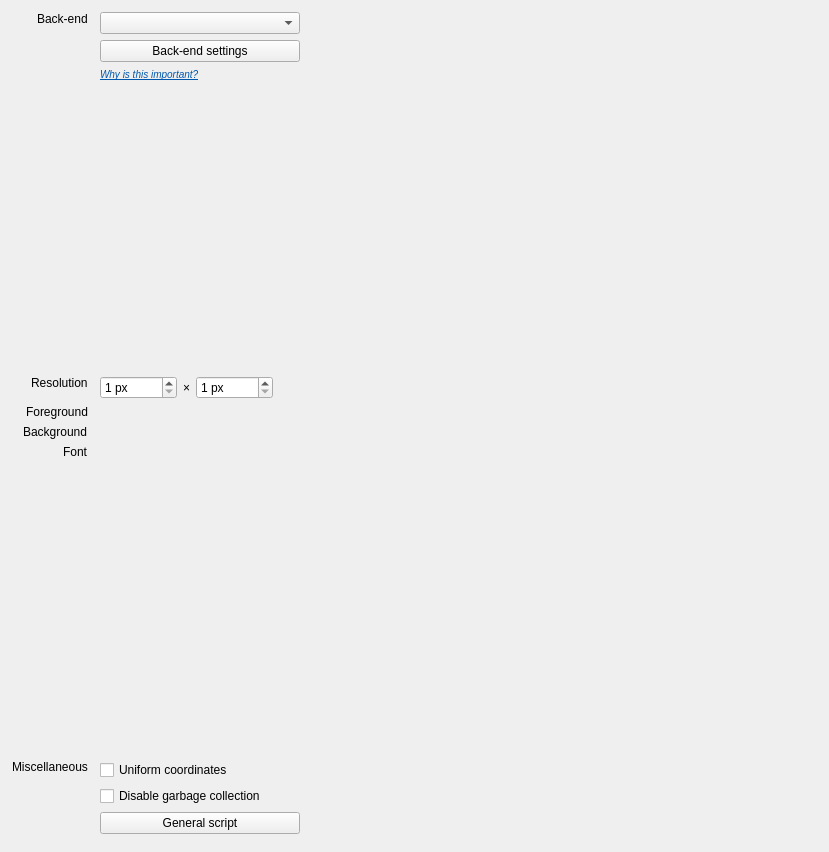
<?xml version="1.0" encoding="UTF-8"?>
<ui version="4.0">
 <class>ui_general_properties</class>
 <widget class="QWidget" name="ui_general_properties">
  <property name="geometry">
   <rect>
    <x>0</x>
    <y>0</y>
    <width>829</width>
    <height>852</height>
   </rect>
  </property>
  <property name="windowTitle">
   <string>Form</string>
  </property>
  <layout class="QVBoxLayout" name="container_layout">
   <property name="spacing">
    <number>18</number>
   </property>
   <property name="leftMargin">
    <number>12</number>
   </property>
   <property name="topMargin">
    <number>12</number>
   </property>
   <property name="rightMargin">
    <number>12</number>
   </property>
   <property name="bottomMargin">
    <number>12</number>
   </property>
   <item>
    <widget class="QWidget" name="widget" native="true">
     <property name="sizePolicy">
      <sizepolicy hsizetype="Fixed" vsizetype="Preferred">
       <horstretch>0</horstretch>
       <verstretch>0</verstretch>
      </sizepolicy>
     </property>
     <property name="minimumSize">
      <size>
       <width>20</width>
       <height>20</height>
      </size>
     </property>
     <layout class="QFormLayout" name="formLayout">
      <property name="fieldGrowthPolicy">
       <enum>QFormLayout::AllNonFixedFieldsGrow</enum>
      </property>
      <property name="labelAlignment">
       <set>Qt::AlignRight|Qt::AlignTrailing|Qt::AlignVCenter</set>
      </property>
      <property name="horizontalSpacing">
       <number>12</number>
      </property>
      <property name="verticalSpacing">
       <number>6</number>
      </property>
      <property name="leftMargin">
       <number>0</number>
      </property>
      <property name="topMargin">
       <number>0</number>
      </property>
      <property name="rightMargin">
       <number>0</number>
      </property>
      <property name="bottomMargin">
       <number>0</number>
      </property>
      <item row="0" column="0">
       <widget class="QLabel" name="label_backend">
        <property name="text">
         <string>Back-end</string>
        </property>
        <property name="alignment">
         <set>Qt::AlignLeading|Qt::AlignLeft|Qt::AlignTop</set>
        </property>
       </widget>
      </item>
      <item row="0" column="1">
       <widget class="QComboBox" name="combobox_backend"/>
      </item>
      <item row="1" column="1">
       <widget class="QPushButton" name="button_backend_settings">
        <property name="sizePolicy">
         <sizepolicy hsizetype="Fixed" vsizetype="Fixed">
          <horstretch>0</horstretch>
          <verstretch>0</verstretch>
         </sizepolicy>
        </property>
        <property name="minimumSize">
         <size>
          <width>200</width>
          <height>0</height>
         </size>
        </property>
        <property name="text">
         <string>Back-end settings</string>
        </property>
        <property name="icon">
         <iconset theme="preferences-system">
          <normaloff>.</normaloff>.</iconset>
        </property>
       </widget>
      </item>
      <item row="2" column="1">
       <widget class="QLabel" name="label_backend_2">
        <property name="text">
         <string>&lt;html&gt;&lt;head/&gt;&lt;body&gt;&lt;p&gt;&lt;a href=&quot;http://osdoc.cogsci.nl/back-ends/about&quot;&gt;&lt;span style=&quot;font-size:small;font-style:italic; text-decoration: underline; color:#0057ae;&quot;&gt;Why is this important?&lt;/span&gt;&lt;/a&gt;&lt;/p&gt;&lt;/body&gt;&lt;/html&gt;</string>
        </property>
        <property name="openExternalLinks">
         <bool>true</bool>
        </property>
       </widget>
      </item>
      <item row="3" column="1">
       <spacer name="verticalSpacer_4">
        <property name="orientation">
         <enum>Qt::Vertical</enum>
        </property>
        <property name="sizeHint" stdset="0">
         <size>
          <width>20</width>
          <height>6</height>
         </size>
        </property>
       </spacer>
      </item>
      <item row="4" column="0">
       <widget class="QLabel" name="label_resolution">
        <property name="text">
         <string>Resolution</string>
        </property>
        <property name="alignment">
         <set>Qt::AlignLeading|Qt::AlignLeft|Qt::AlignTop</set>
        </property>
       </widget>
      </item>
      <item row="4" column="1">
       <widget class="QFrame" name="frame_resolution">
        <property name="sizePolicy">
         <sizepolicy hsizetype="Fixed" vsizetype="Preferred">
          <horstretch>0</horstretch>
          <verstretch>0</verstretch>
         </sizepolicy>
        </property>
        <property name="frameShape">
         <enum>QFrame::NoFrame</enum>
        </property>
        <layout class="QHBoxLayout" name="horizontalLayout_3">
         <property name="leftMargin">
          <number>0</number>
         </property>
         <property name="topMargin">
          <number>0</number>
         </property>
         <property name="rightMargin">
          <number>0</number>
         </property>
         <property name="bottomMargin">
          <number>0</number>
         </property>
         <item>
          <widget class="QSpinBox" name="spinbox_width">
           <property name="toolTip">
            <string>The display resolution (width) in pixels</string>
           </property>
           <property name="suffix">
            <string> px</string>
           </property>
           <property name="minimum">
            <number>1</number>
           </property>
           <property name="maximum">
            <number>10000</number>
           </property>
          </widget>
         </item>
         <item>
          <widget class="QLabel" name="label_6">
           <property name="text">
            <string>×</string>
           </property>
          </widget>
         </item>
         <item>
          <widget class="QSpinBox" name="spinbox_height">
           <property name="toolTip">
            <string>The display resolution (height) in pixels</string>
           </property>
           <property name="suffix">
            <string> px</string>
           </property>
           <property name="minimum">
            <number>1</number>
           </property>
           <property name="maximum">
            <number>10000</number>
           </property>
          </widget>
         </item>
        </layout>
       </widget>
      </item>
      <item row="5" column="0">
       <widget class="QLabel" name="label_foreground">
        <property name="text">
         <string>Foreground</string>
        </property>
       </widget>
      </item>
      <item row="5" column="1">
       <widget class="color_edit" name="edit_foreground" native="true">
        <property name="sizePolicy">
         <sizepolicy hsizetype="Fixed" vsizetype="Preferred">
          <horstretch>0</horstretch>
          <verstretch>0</verstretch>
         </sizepolicy>
        </property>
        <property name="minimumSize">
         <size>
          <width>200</width>
          <height>0</height>
         </size>
        </property>
       </widget>
      </item>
      <item row="6" column="0">
       <widget class="QLabel" name="label_background">
        <property name="text">
         <string>Background</string>
        </property>
       </widget>
      </item>
      <item row="6" column="1">
       <widget class="color_edit" name="edit_background" native="true">
        <property name="sizePolicy">
         <sizepolicy hsizetype="Fixed" vsizetype="Preferred">
          <horstretch>0</horstretch>
          <verstretch>0</verstretch>
         </sizepolicy>
        </property>
        <property name="minimumSize">
         <size>
          <width>200</width>
          <height>0</height>
         </size>
        </property>
       </widget>
      </item>
      <item row="7" column="0">
       <widget class="QLabel" name="label_font">
        <property name="text">
         <string>Font</string>
        </property>
        <property name="alignment">
         <set>Qt::AlignLeading|Qt::AlignLeft|Qt::AlignTop</set>
        </property>
       </widget>
      </item>
      <item row="7" column="1">
       <widget class="font_widget" name="widget_font" native="true"/>
      </item>
      <item row="8" column="1">
       <widget class="QFrame" name="frame_colors">
        <property name="sizePolicy">
         <sizepolicy hsizetype="Fixed" vsizetype="Preferred">
          <horstretch>0</horstretch>
          <verstretch>0</verstretch>
         </sizepolicy>
        </property>
        <property name="frameShape">
         <enum>QFrame::NoFrame</enum>
        </property>
        <layout class="QGridLayout" name="gridLayout_6">
         <property name="leftMargin">
          <number>0</number>
         </property>
         <property name="topMargin">
          <number>0</number>
         </property>
         <property name="rightMargin">
          <number>0</number>
         </property>
         <property name="bottomMargin">
          <number>0</number>
         </property>
        </layout>
       </widget>
      </item>
      <item row="9" column="1">
       <spacer name="verticalSpacer">
        <property name="orientation">
         <enum>Qt::Vertical</enum>
        </property>
        <property name="sizeHint" stdset="0">
         <size>
          <width>0</width>
          <height>6</height>
         </size>
        </property>
       </spacer>
      </item>
      <item row="10" column="0">
       <widget class="QLabel" name="label_miscellaneous">
        <property name="text">
         <string>Miscellaneous</string>
        </property>
        <property name="textFormat">
         <enum>Qt::AutoText</enum>
        </property>
        <property name="alignment">
         <set>Qt::AlignLeading|Qt::AlignLeft|Qt::AlignTop</set>
        </property>
       </widget>
      </item>
      <item row="10" column="1">
       <widget class="QCheckBox" name="checkbox_uniform_coordinates">
        <property name="toolTip">
         <string>If enabled, (0,0) always refers to the center of the display</string>
        </property>
        <property name="text">
         <string>Uniform coordinates</string>
        </property>
       </widget>
      </item>
      <item row="11" column="1">
       <widget class="QCheckBox" name="checkbox_disable_garbage_collection">
        <property name="text">
         <string>Disable garbage collection</string>
        </property>
       </widget>
      </item>
      <item row="13" column="1">
       <widget class="QPushButton" name="button_script_editor">
        <property name="sizePolicy">
         <sizepolicy hsizetype="Fixed" vsizetype="Fixed">
          <horstretch>0</horstretch>
          <verstretch>0</verstretch>
         </sizepolicy>
        </property>
        <property name="minimumSize">
         <size>
          <width>200</width>
          <height>0</height>
         </size>
        </property>
        <property name="text">
         <string>General script</string>
        </property>
        <property name="icon">
         <iconset theme="utilities-terminal">
          <normaloff>.</normaloff>.</iconset>
        </property>
       </widget>
      </item>
      <item row="14" column="1">
       <widget class="QFrame" name="frame_advanced">
        <property name="sizePolicy">
         <sizepolicy hsizetype="Fixed" vsizetype="Preferred">
          <horstretch>0</horstretch>
          <verstretch>0</verstretch>
         </sizepolicy>
        </property>
        <property name="frameShape">
         <enum>QFrame::NoFrame</enum>
        </property>
        <property name="frameShadow">
         <enum>QFrame::Raised</enum>
        </property>
        <layout class="QVBoxLayout" name="verticalLayout_3">
         <property name="spacing">
          <number>0</number>
         </property>
         <property name="leftMargin">
          <number>0</number>
         </property>
         <property name="topMargin">
          <number>0</number>
         </property>
         <property name="rightMargin">
          <number>0</number>
         </property>
         <property name="bottomMargin">
          <number>0</number>
         </property>
        </layout>
       </widget>
      </item>
     </layout>
    </widget>
   </item>
  </layout>
 </widget>
 <customwidgets>
  <customwidget>
   <class>font_widget</class>
   <extends>QWidget</extends>
   <header>libqtopensesame.widgets.font_widget.h</header>
   <container>1</container>
  </customwidget>
  <customwidget>
   <class>color_edit</class>
   <extends>QWidget</extends>
   <header>libqtopensesame.widgets.color_edit.h</header>
   <container>1</container>
  </customwidget>
 </customwidgets>
 <resources/>
 <connections/>
</ui>
